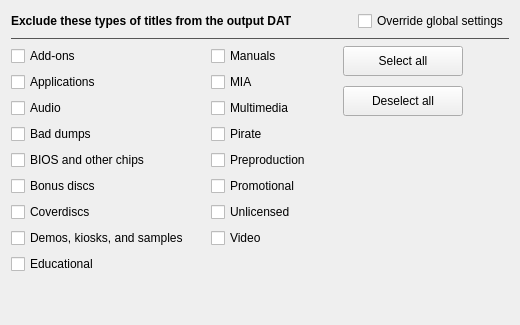
                   <widget class="QWidget" name="tabSystemExclusions">
                    <attribute name="title">
                     <string>Exclusions</string>
                    </attribute>
                    <layout class="QVBoxLayout" name="verticalLayout_21">
                     <item>
                      <widget class="QWidget" name="gridSystemExclusions" native="true">
                       <layout class="QGridLayout" name="gridLayoutSystemExclusions">
                        <property name="leftMargin">
                         <number>0</number>
                        </property>
                        <property name="topMargin">
                         <number>0</number>
                        </property>
                        <property name="rightMargin">
                         <number>0</number>
                        </property>
                        <property name="bottomMargin">
                         <number>0</number>
                        </property>
                        <item row="10" column="0">
                         <widget class="QCheckBox" name="checkBoxSystemExcludeEducational">
                          <property name="toolTip">
                           <string>Exclude titles with the DAT category &quot;Educational&quot;</string>
                          </property>
                          <property name="text">
                           <string>Educational</string>
                          </property>
                         </widget>
                        </item>
                        <item row="2" column="4" rowspan="4">
                         <widget class="QFrame" name="frameSystemExcludeSelectButtons">
                          <property name="sizePolicy">
                           <sizepolicy hsizetype="Fixed" vsizetype="Expanding">
                            <horstretch>0</horstretch>
                            <verstretch>0</verstretch>
                           </sizepolicy>
                          </property>
                          <property name="minimumSize">
                           <size>
                            <width>120</width>
                            <height>80</height>
                           </size>
                          </property>
                          <property name="frameShape">
                           <enum>QFrame::NoFrame</enum>
                          </property>
                          <property name="frameShadow">
                           <enum>QFrame::Plain</enum>
                          </property>
                          <property name="lineWidth">
                           <number>0</number>
                          </property>
                          <layout class="QVBoxLayout" name="verticalLayout_20">
                           <property name="spacing">
                            <number>10</number>
                           </property>
                           <property name="leftMargin">
                            <number>0</number>
                           </property>
                           <property name="topMargin">
                            <number>0</number>
                           </property>
                           <property name="rightMargin">
                            <number>0</number>
                           </property>
                           <property name="bottomMargin">
                            <number>0</number>
                           </property>
                           <item>
                            <widget class="QPushButton" name="buttonSystemSelectAllExclude">
                             <property name="minimumSize">
                              <size>
                               <width>0</width>
                               <height>30</height>
                              </size>
                             </property>
                             <property name="toolTip">
                              <string>Select all title types</string>
                             </property>
                             <property name="text">
                              <string>Select all</string>
                             </property>
                            </widget>
                           </item>
                           <item>
                            <widget class="QPushButton" name="buttonSystemDeselectAllExclude">
                             <property name="minimumSize">
                              <size>
                               <width>0</width>
                               <height>30</height>
                              </size>
                             </property>
                             <property name="toolTip">
                              <string>Deselect all title types</string>
                             </property>
                             <property name="text">
                              <string>Deselect all</string>
                             </property>
                            </widget>
                           </item>
                           <item>
                            <spacer name="verticalSpacerSystemExclude_1">
                             <property name="orientation">
                              <enum>Qt::Vertical</enum>
                             </property>
                             <property name="sizeHint" stdset="0">
                              <size>
                               <width>20</width>
                               <height>40</height>
                              </size>
                             </property>
                            </spacer>
                           </item>
                          </layout>
                         </widget>
                        </item>
                        <item row="5" column="0">
                         <widget class="QCheckBox" name="checkBoxSystemExcludeBadDumps">
                          <property name="toolTip">
                           <string>Exclude titles marked as bad dumps with a [b] in the name</string>
                          </property>
                          <property name="text">
                           <string>Bad dumps</string>
                          </property>
                         </widget>
                        </item>
                        <item row="1" column="0" colspan="6">
                         <widget class="Line" name="lineSystemExclude">
                          <property name="palette">
                           <palette>
                            <active>
                             <colorrole role="WindowText">
                              <brush brushstyle="SolidPattern">
                               <color alpha="255">
                                <red>85</red>
                                <green>85</green>
                                <blue>85</blue>
                               </color>
                              </brush>
                             </colorrole>
                            </active>
                            <inactive>
                             <colorrole role="WindowText">
                              <brush brushstyle="SolidPattern">
                               <color alpha="255">
                                <red>85</red>
                                <green>85</green>
                                <blue>85</blue>
                               </color>
                              </brush>
                             </colorrole>
                            </inactive>
                            <disabled>
                             <colorrole role="WindowText">
                              <brush brushstyle="SolidPattern">
                               <color alpha="255">
                                <red>120</red>
                                <green>120</green>
                                <blue>120</blue>
                               </color>
                              </brush>
                             </colorrole>
                            </disabled>
                           </palette>
                          </property>
                          <property name="frameShadow">
                           <enum>QFrame::Plain</enum>
                          </property>
                          <property name="orientation">
                           <enum>Qt::Horizontal</enum>
                          </property>
                         </widget>
                        </item>
                        <item row="6" column="2">
                         <widget class="QCheckBox" name="checkBoxSystemExcludePreproduction">
                          <property name="toolTip">
                           <string>Exclude titles with the DAT category &quot;Preproduction&quot; or with the
following text in the name:

• (Alpha [0-99])
• (Beta [0-99])
• (Pre-Production)
• (Possible Proto)
• (Proto [0-99])
• (Review Code)</string>
                          </property>
                          <property name="text">
                           <string>Preproduction</string>
                          </property>
                         </widget>
                        </item>
                        <item row="6" column="1">
                         <spacer name="horizontalSpacerSystemExclude_3">
                          <property name="orientation">
                           <enum>Qt::Horizontal</enum>
                          </property>
                          <property name="sizeType">
                           <enum>QSizePolicy::Fixed</enum>
                          </property>
                          <property name="sizeHint" stdset="0">
                           <size>
                            <width>10</width>
                            <height>20</height>
                           </size>
                          </property>
                         </spacer>
                        </item>
                        <item row="8" column="0">
                         <widget class="QCheckBox" name="checkBoxSystemExcludeCoverdiscs">
                          <property name="toolTip">
                           <string>Exclude titles with the DAT category &quot;Coverdiscs&quot;

These were discs that were attached to the front of magazines, and
could contain demos, or rarely, full games</string>
                          </property>
                          <property name="text">
                           <string>Coverdiscs</string>
                          </property>
                         </widget>
                        </item>
                        <item row="7" column="0">
                         <widget class="QCheckBox" name="checkBoxSystemExcludeBonusDiscs">
                          <property name="toolTip">
                           <string>Exclude titles with the DAT category &quot;Bonus Discs&quot;

These could be anything other than the main title content, like
patches, manuals, collector discs, or otherwise</string>
                          </property>
                          <property name="text">
                           <string>Bonus discs</string>
                          </property>
                         </widget>
                        </item>
                        <item row="9" column="2">
                         <widget class="QCheckBox" name="checkBoxSystemExcludeVideo">
                          <property name="toolTip">
                           <string>Exclude titles with the DAT category &quot;Video&quot;</string>
                          </property>
                          <property name="text">
                           <string>Video</string>
                          </property>
                         </widget>
                        </item>
                        <item row="3" column="0">
                         <widget class="QCheckBox" name="checkBoxSystemExcludeApplications">
                          <property name="toolTip">
                           <string>Exclude titles with the DAT category &quot;Applications&quot; or with the following
text in the name:

•  (Program)
•  (Test Program)
•  Check Program
•  Sample Program</string>
                          </property>
                          <property name="text">
                           <string>Applications</string>
                          </property>
                         </widget>
                        </item>
                        <item row="4" column="2">
                         <widget class="QCheckBox" name="checkBoxSystemExcludeMultimedia">
                          <property name="toolTip">
                           <string>Exclude titles with the DAT category &quot;Multimedia&quot;

These might include games</string>
                          </property>
                          <property name="text">
                           <string>Multimedia</string>
                          </property>
                         </widget>
                        </item>
                        <item row="9" column="0">
                         <widget class="QCheckBox" name="checkBoxSystemExcludeDemos">
                          <property name="toolTip">
                           <string>Exclude titles with the DAT category &quot;Demos&quot; or with the following
text in the name:

• @barai
• (Demo [1-9])
• (Demo-CD)
• (GameCube Preview)
• (Kiosk *|* Kiosk)
• (Preview)
• Kiosk Demo Disc
• PS2 Kiosk
• PSP System Kiosk
• Sample
• Taikenban
• Trial Edition</string>
                          </property>
                          <property name="text">
                           <string>Demos, kiosks, and samples</string>
                          </property>
                         </widget>
                        </item>
                        <item row="6" column="3">
                         <spacer name="horizontalSpacerSystemExclude_1">
                          <property name="orientation">
                           <enum>Qt::Horizontal</enum>
                          </property>
                          <property name="sizeType">
                           <enum>QSizePolicy::Fixed</enum>
                          </property>
                          <property name="sizeHint" stdset="0">
                           <size>
                            <width>20</width>
                            <height>20</height>
                           </size>
                          </property>
                         </spacer>
                        </item>
                        <item row="7" column="2">
                         <widget class="QCheckBox" name="checkBoxSystemExcludePromotional">
                          <property name="toolTip">
                           <string>Exclude titles with the DAT category &quot;Promotional&quot; or with the
following text in the name:

• (Promo)
• EPK
• Press Kit</string>
                          </property>
                          <property name="text">
                           <string>Promotional</string>
                          </property>
                         </widget>
                        </item>
                        <item row="6" column="0">
                         <widget class="QCheckBox" name="checkBoxSystemExcludeBIOS">
                          <property name="toolTip">
                           <string>Exclude titles with the DAT category &quot;Console&quot; or with the following text
in the name:

• [BIOS]
• (Enhancement Chip)</string>
                          </property>
                          <property name="text">
                           <string>BIOS and other chips</string>
                          </property>
                         </widget>
                        </item>
                        <item row="3" column="2">
                         <widget class="QCheckBox" name="checkBoxSystemExcludeMIA">
                          <property name="toolTip">
                           <string>Titles or ROMs declared as missing in action in the clone lists or DAT files.</string>
                          </property>
                          <property name="text">
                           <string>MIA</string>
                          </property>
                         </widget>
                        </item>
                        <item row="8" column="2">
                         <widget class="QCheckBox" name="checkBoxSystemExcludeUnlicensed">
                          <property name="toolTip">
                           <string>Exclude titles unauthorized by console manufacturers, marked by the
following text in the name:

• (Unl)
• (Aftermarket)
• (Homebrew)</string>
                          </property>
                          <property name="text">
                           <string>Unlicensed</string>
                          </property>
                         </widget>
                        </item>
                        <item row="0" column="0" colspan="6">
                         <widget class="QFrame" name="frameSystemExcludeHeader">
                          <property name="minimumSize">
                           <size>
                            <width>0</width>
                            <height>20</height>
                           </size>
                          </property>
                          <property name="frameShape">
                           <enum>QFrame::NoFrame</enum>
                          </property>
                          <property name="frameShadow">
                           <enum>QFrame::Plain</enum>
                          </property>
                          <property name="lineWidth">
                           <number>0</number>
                          </property>
                          <layout class="QHBoxLayout" name="horizontalLayout_4">
                           <property name="leftMargin">
                            <number>0</number>
                           </property>
                           <property name="topMargin">
                            <number>0</number>
                           </property>
                           <property name="rightMargin">
                            <number>0</number>
                           </property>
                           <property name="bottomMargin">
                            <number>0</number>
                           </property>
                           <item>
                            <widget class="QLabel" name="labelGlobalExclude_2">
                             <property name="minimumSize">
                              <size>
                               <width>0</width>
                               <height>20</height>
                              </size>
                             </property>
                             <property name="font">
                              <font>
                               <family>Segoe UI</family>
                               <bold>true</bold>
                              </font>
                             </property>
                             <property name="text">
                              <string>Exclude these types of titles from the output DAT</string>
                             </property>
                             <property name="textInteractionFlags">
                              <set>Qt::NoTextInteraction</set>
                             </property>
                            </widget>
                           </item>
                           <item>
                            <widget class="QCheckBox" name="checkBoxSystemOverrideExclusions">
                             <property name="sizePolicy">
                              <sizepolicy hsizetype="Fixed" vsizetype="Fixed">
                               <horstretch>0</horstretch>
                               <verstretch>0</verstretch>
                              </sizepolicy>
                             </property>
                             <property name="text">
                              <string>Override global settings</string>
                             </property>
                            </widget>
                           </item>
                          </layout>
                         </widget>
                        </item>
                        <item row="5" column="2">
                         <widget class="QCheckBox" name="checkBoxSystemExcludePirate">
                          <property name="toolTip">
                           <string>Exclude titles with &quot;(Pirate)&quot; in the name</string>
                          </property>
                          <property name="text">
                           <string>Pirate</string>
                          </property>
                         </widget>
                        </item>
                        <item row="4" column="0">
                         <widget class="QCheckBox" name="checkBoxSystemExcludeAudio">
                          <property name="toolTip">
                           <string>Exclude titles with the DAT category &quot;Audio&quot;

These might be used as soundtracks by games</string>
                          </property>
                          <property name="text">
                           <string>Audio</string>
                          </property>
                         </widget>
                        </item>
                        <item row="11" column="0">
                         <spacer name="verticalSpacerSystemExclude_2">
                          <property name="orientation">
                           <enum>Qt::Vertical</enum>
                          </property>
                          <property name="sizeHint" stdset="0">
                           <size>
                            <width>20</width>
                            <height>40</height>
                           </size>
                          </property>
                         </spacer>
                        </item>
                        <item row="2" column="5">
                         <spacer name="horizontalSpacerSystemExclude_2">
                          <property name="orientation">
                           <enum>Qt::Horizontal</enum>
                          </property>
                          <property name="sizeHint" stdset="0">
                           <size>
                            <width>40</width>
                            <height>20</height>
                           </size>
                          </property>
                         </spacer>
                        </item>
                        <item row="2" column="2">
                         <widget class="QCheckBox" name="checkBoxSystemExcludeManuals">
                          <property name="toolTip">
                           <string>Exclude titles with &quot;(Manual)&quot; in the name</string>
                          </property>
                          <property name="text">
                           <string>Manuals</string>
                          </property>
                         </widget>
                        </item>
                        <item row="2" column="0">
                         <widget class="QCheckBox" name="checkBoxSystemExcludeAddOns">
                          <property name="toolTip">
                           <string>Exclude titles with the DAT category &quot;Add-Ons&quot;, which includes
expansion packs and additional materials for titles</string>
                          </property>
                          <property name="text">
                           <string>Add-ons</string>
                          </property>
                         </widget>
                        </item>
                       </layout>
                      </widget>
                     </item>
                    </layout>
                   </widget>
